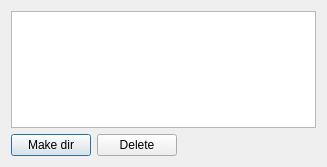
<?xml version="1.0" encoding="UTF-8"?>
<ui version="4.0">
 <class>Dialog</class>
 <widget class="QDialog" name="Dialog">
  <property name="geometry">
   <rect>
    <x>0</x>
    <y>0</y>
    <width>327</width>
    <height>167</height>
   </rect>
  </property>
  <property name="windowTitle">
   <string>Dialog</string>
  </property>
  <layout class="QVBoxLayout" name="verticalLayout">
   <item>
    <widget class="QTreeView" name="treeView"/>
   </item>
   <item>
    <layout class="QHBoxLayout" name="horizontalLayout">
     <item>
      <widget class="QPushButton" name="pushButton">
       <property name="text">
        <string>Make dir</string>
       </property>
      </widget>
     </item>
     <item>
      <widget class="QPushButton" name="pushButton_2">
       <property name="text">
        <string>Delete</string>
       </property>
      </widget>
     </item>
     <item>
      <spacer name="horizontalSpacer">
       <property name="orientation">
        <enum>Qt::Horizontal</enum>
       </property>
       <property name="sizeHint" stdset="0">
        <size>
         <width>138</width>
         <height>20</height>
        </size>
       </property>
      </spacer>
     </item>
    </layout>
   </item>
  </layout>
 </widget>
 <resources/>
 <connections/>
</ui>
